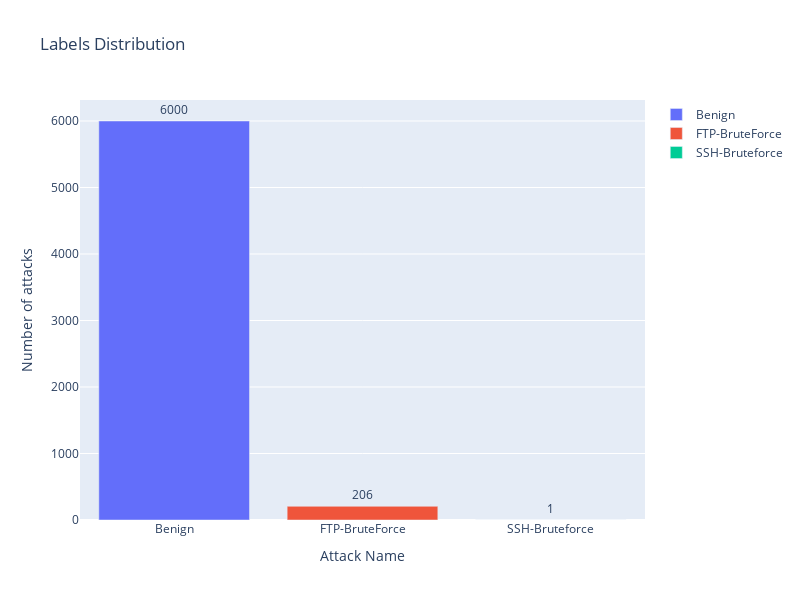

Notebook cell for this chart:
### Code cell
toTrainModel = shortData(withoutDuplicates, 'Label')
showAttackDistribution(toTrainModel['Label'])

### Figure 1 — Plotly figure (JSON) as saved in the notebook; plotly's stock layout.template omitted (floating-point values rounded to 4 significant figures)
{"data": [{"name": "Benign", "orientation": "v", "text": [6000], "textposition": "outside", "type": "bar", "x": ["Benign"], "y": [6000]}, {"name": "FTP-BruteForce", "orientation": "v", "text": [206], "textposition": "outside", "type": "bar", "x": ["FTP-BruteForce"], "y": [206]}, {"name": "SSH-Bruteforce", "orientation": "v", "text": [1], "textposition": "outside", "type": "bar", "x": ["SSH-Bruteforce"], "y": [1]}], "layout": {"height": 600, "title": {"text": "Labels Distribution"}, "width": 800, "xaxis": {"title": {"text": "Attack Name"}}, "yaxis": {"title": {"text": "Number of attacks"}}}}
